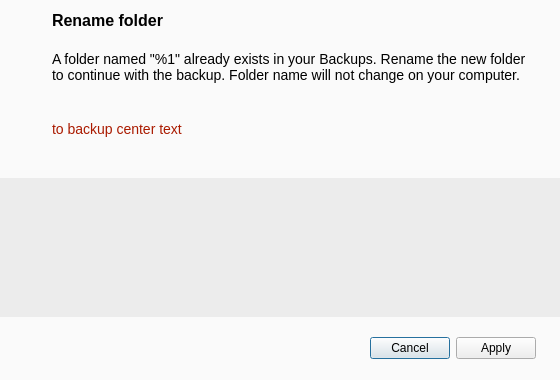
<?xml version="1.0" encoding="UTF-8"?>
<ui version="4.0">
 <class>BackupNameConflictDialog</class>
 <widget class="QDialog" name="BackupNameConflictDialog">
  <property name="geometry">
   <rect>
    <x>0</x>
    <y>0</y>
    <width>560</width>
    <height>380</height>
   </rect>
  </property>
  <property name="minimumSize">
   <size>
    <width>560</width>
    <height>380</height>
   </size>
  </property>
  <property name="styleSheet">
   <string notr="true">QDialog
{
background-color: #FAFAFA;
}

QTextBrowser
{
font-family: 'SF Pro';
font-style: normal;
font-weight: 400;
font-size: 14px;
line-height: 20px;
background: transparent;
}
QLabel
{
font-family: 'SF Pro';
font-style: normal;
font-weight: 400;
font-size: 14px;
line-height: 20px;
background: transparent;
}</string>
  </property>
  <layout class="QVBoxLayout" name="verticalLayout">
   <property name="spacing">
    <number>8</number>
   </property>
   <property name="leftMargin">
    <number>0</number>
   </property>
   <property name="rightMargin">
    <number>0</number>
   </property>
   <item>
    <layout class="QGridLayout" name="gridLayout" columnstretch="0,1">
     <property name="leftMargin">
      <number>24</number>
     </property>
     <property name="rightMargin">
      <number>24</number>
     </property>
     <property name="bottomMargin">
      <number>16</number>
     </property>
     <property name="horizontalSpacing">
      <number>20</number>
     </property>
     <property name="verticalSpacing">
      <number>12</number>
     </property>
     <item row="0" column="1">
      <widget class="QLabel" name="lTitle">
       <property name="styleSheet">
        <string notr="true">*{
font-family: 'Inter';
font-style: normal;
font-weight: 500;
font-size: 16px;
line-height: 24px;
}</string>
       </property>
       <property name="text">
        <string>Rename folder</string>
       </property>
      </widget>
     </item>
     <item row="1" column="1">
      <widget class="QLabel" name="lConflictText">
       <property name="sizePolicy">
        <sizepolicy hsizetype="Preferred" vsizetype="Preferred">
         <horstretch>0</horstretch>
         <verstretch>0</verstretch>
        </sizepolicy>
       </property>
       <property name="minimumSize">
        <size>
         <width>0</width>
         <height>50</height>
        </size>
       </property>
       <property name="styleSheet">
        <string notr="true">*
{
font-family: 'Inter';
}</string>
       </property>
       <property name="text">
        <string>A folder named &quot;%1&quot; already exists in your Backups. Rename the new folder to continue with the backup. Folder name will not change on your computer.</string>
       </property>
       <property name="wordWrap">
        <bool>true</bool>
       </property>
      </widget>
     </item>
     <item row="2" column="1">
      <widget class="QLabel" name="lToBackupCenterText">
       <property name="sizePolicy">
        <sizepolicy hsizetype="Preferred" vsizetype="Preferred">
         <horstretch>0</horstretch>
         <verstretch>0</verstretch>
        </sizepolicy>
       </property>
       <property name="minimumSize">
        <size>
         <width>0</width>
         <height>50</height>
        </size>
       </property>
       <property name="styleSheet">
        <string notr="true">*
{
color: #AA1A00;
font-family: 'Inter';
}</string>
       </property>
       <property name="text">
        <string notr="true">to backup center text</string>
       </property>
       <property name="textFormat">
        <enum>Qt::PlainText</enum>
       </property>
       <property name="wordWrap">
        <bool>true</bool>
       </property>
       <property name="textInteractionFlags">
        <set>Qt::LinksAccessibleByKeyboard|Qt::LinksAccessibleByMouse</set>
       </property>
      </widget>
     </item>
     <item row="0" column="0" rowspan="2" alignment="Qt::AlignTop">
      <widget class="QLabel" name="lWarningIcon">
       <property name="pixmap">
        <pixmap resource="../../../../gui/Resources_linux.qrc">:/images/icon_warning.png</pixmap>
       </property>
      </widget>
     </item>
    </layout>
   </item>
   <item>
    <widget class="QScrollArea" name="scrollArea">
     <property name="styleSheet">
      <string notr="true">#wConflictZone
{
background-color: #ECECEC;
}</string>
     </property>
     <property name="frameShape">
      <enum>QFrame::NoFrame</enum>
     </property>
     <property name="frameShadow">
      <enum>QFrame::Plain</enum>
     </property>
     <property name="lineWidth">
      <number>0</number>
     </property>
     <property name="widgetResizable">
      <bool>true</bool>
     </property>
     <widget class="QWidget" name="wConflictZone">
      <property name="geometry">
       <rect>
        <x>0</x>
        <y>0</y>
        <width>560</width>
        <height>152</height>
       </rect>
      </property>
     </widget>
    </widget>
   </item>
   <item>
    <layout class="QHBoxLayout" name="buttonBoxLayout">
     <property name="spacing">
      <number>0</number>
     </property>
     <property name="leftMargin">
      <number>24</number>
     </property>
     <property name="topMargin">
      <number>12</number>
     </property>
     <property name="rightMargin">
      <number>24</number>
     </property>
     <property name="bottomMargin">
      <number>10</number>
     </property>
     <item>
      <widget class="QDialogButtonBox" name="buttonBox">
       <property name="orientation">
        <enum>Qt::Horizontal</enum>
       </property>
       <property name="standardButtons">
        <set>QDialogButtonBox::Apply|QDialogButtonBox::Cancel</set>
       </property>
       <property name="centerButtons">
        <bool>false</bool>
       </property>
      </widget>
     </item>
    </layout>
   </item>
  </layout>
 </widget>
 <resources>
  <include location="../../../../gui/Resources_linux.qrc"/>
 </resources>
 <connections>
  <connection>
   <sender>buttonBox</sender>
   <signal>rejected()</signal>
   <receiver>BackupNameConflictDialog</receiver>
   <slot>reject()</slot>
   <hints>
    <hint type="sourcelabel">
     <x>316</x>
     <y>480</y>
    </hint>
    <hint type="destinationlabel">
     <x>286</x>
     <y>274</y>
    </hint>
   </hints>
  </connection>
  <connection>
   <sender>buttonBox</sender>
   <signal>accepted()</signal>
   <receiver>BackupNameConflictDialog</receiver>
   <slot>accept()</slot>
   <hints>
    <hint type="sourcelabel">
     <x>248</x>
     <y>480</y>
    </hint>
    <hint type="destinationlabel">
     <x>157</x>
     <y>274</y>
    </hint>
   </hints>
  </connection>
 </connections>
</ui>
